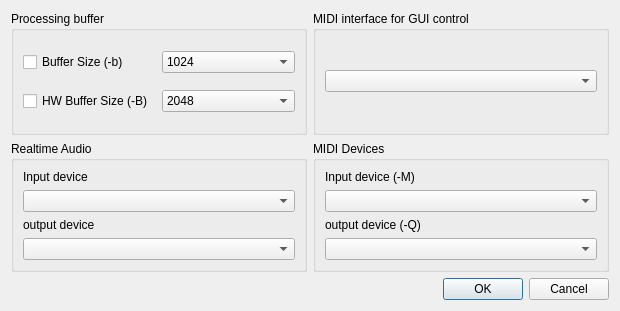
<?xml version="1.0" encoding="UTF-8"?>
<ui version="4.0">
 <class>SettingsDialog</class>
 <widget class="QDialog" name="SettingsDialog">
  <property name="geometry">
   <rect>
    <x>0</x>
    <y>0</y>
    <width>620</width>
    <height>311</height>
   </rect>
  </property>
  <property name="windowTitle">
   <string>Dialog</string>
  </property>
  <layout class="QGridLayout" name="gridLayout">
   <item row="3" column="0">
    <widget class="QGroupBox" name="groupBox_2">
     <property name="title">
      <string>Realtime Audio</string>
     </property>
     <layout class="QGridLayout" name="gridLayout_2">
      <item row="0" column="0">
       <widget class="QLabel" name="label_4">
        <property name="text">
         <string>Input device</string>
        </property>
       </widget>
      </item>
      <item row="1" column="0">
       <widget class="QComboBox" name="audioInComboBox"/>
      </item>
      <item row="2" column="0">
       <widget class="QLabel" name="label_5">
        <property name="text">
         <string>output device</string>
        </property>
       </widget>
      </item>
      <item row="3" column="0">
       <widget class="QComboBox" name="audioOutComboBox"/>
      </item>
     </layout>
    </widget>
   </item>
   <item row="4" column="0" colspan="2">
    <widget class="QDialogButtonBox" name="buttonBox">
     <property name="orientation">
      <enum>Qt::Horizontal</enum>
     </property>
     <property name="standardButtons">
      <set>QDialogButtonBox::Cancel|QDialogButtonBox::Ok</set>
     </property>
    </widget>
   </item>
   <item row="0" column="0">
    <widget class="QGroupBox" name="groupBox">
     <property name="title">
      <string>Processing buffer</string>
     </property>
     <layout class="QGridLayout" name="gridLayout_5">
      <item row="0" column="0">
       <widget class="QCheckBox" name="bufferCheckBox">
        <property name="text">
         <string>Buffer Size (-b)</string>
        </property>
       </widget>
      </item>
      <item row="1" column="0">
       <widget class="QCheckBox" name="hwBufferCheckBox">
        <property name="text">
         <string>HW Buffer Size (-B)</string>
        </property>
       </widget>
      </item>
      <item row="0" column="1">
       <widget class="QComboBox" name="bufferComboBox">
        <property name="currentIndex">
         <number>5</number>
        </property>
        <item>
         <property name="text">
          <string>32</string>
         </property>
        </item>
        <item>
         <property name="text">
          <string>64</string>
         </property>
        </item>
        <item>
         <property name="text">
          <string>128</string>
         </property>
        </item>
        <item>
         <property name="text">
          <string>256</string>
         </property>
        </item>
        <item>
         <property name="text">
          <string>512</string>
         </property>
        </item>
        <item>
         <property name="text">
          <string>1024</string>
         </property>
        </item>
        <item>
         <property name="text">
          <string>2048</string>
         </property>
        </item>
        <item>
         <property name="text">
          <string>4096</string>
         </property>
        </item>
        <item>
         <property name="text">
          <string>8192</string>
         </property>
        </item>
       </widget>
      </item>
      <item row="1" column="1">
       <widget class="QComboBox" name="hwBufferComboBox">
        <property name="currentIndex">
         <number>6</number>
        </property>
        <item>
         <property name="text">
          <string>32</string>
         </property>
        </item>
        <item>
         <property name="text">
          <string>64</string>
         </property>
        </item>
        <item>
         <property name="text">
          <string>128</string>
         </property>
        </item>
        <item>
         <property name="text">
          <string>256</string>
         </property>
        </item>
        <item>
         <property name="text">
          <string>512</string>
         </property>
        </item>
        <item>
         <property name="text">
          <string>1024</string>
         </property>
        </item>
        <item>
         <property name="text">
          <string>2048</string>
         </property>
        </item>
        <item>
         <property name="text">
          <string>4096</string>
         </property>
        </item>
        <item>
         <property name="text">
          <string>8192</string>
         </property>
        </item>
       </widget>
      </item>
     </layout>
    </widget>
   </item>
   <item row="3" column="1">
    <widget class="QGroupBox" name="groupBox_3">
     <property name="title">
      <string>MIDI Devices</string>
     </property>
     <layout class="QGridLayout" name="gridLayout_3">
      <item row="0" column="0">
       <widget class="QLabel" name="label_12">
        <property name="text">
         <string>Input device (-M)</string>
        </property>
       </widget>
      </item>
      <item row="1" column="0">
       <widget class="QComboBox" name="midiInComboBox"/>
      </item>
      <item row="2" column="0">
       <widget class="QLabel" name="label_8">
        <property name="text">
         <string>output device (-Q)</string>
        </property>
       </widget>
      </item>
      <item row="3" column="0">
       <widget class="QComboBox" name="midiOutComboBox"/>
      </item>
     </layout>
    </widget>
   </item>
   <item row="0" column="1">
    <widget class="QGroupBox" name="groupBox_12">
     <property name="title">
      <string>MIDI interface for GUI control</string>
     </property>
     <layout class="QGridLayout" name="gridLayout_4">
      <item row="0" column="0">
       <widget class="QComboBox" name="midiInterfaceComboBox"/>
      </item>
     </layout>
    </widget>
   </item>
  </layout>
 </widget>
 <resources/>
 <connections>
  <connection>
   <sender>buttonBox</sender>
   <signal>accepted()</signal>
   <receiver>SettingsDialog</receiver>
   <slot>accept()</slot>
   <hints>
    <hint type="sourcelabel">
     <x>248</x>
     <y>254</y>
    </hint>
    <hint type="destinationlabel">
     <x>157</x>
     <y>274</y>
    </hint>
   </hints>
  </connection>
  <connection>
   <sender>buttonBox</sender>
   <signal>rejected()</signal>
   <receiver>SettingsDialog</receiver>
   <slot>reject()</slot>
   <hints>
    <hint type="sourcelabel">
     <x>316</x>
     <y>260</y>
    </hint>
    <hint type="destinationlabel">
     <x>286</x>
     <y>274</y>
    </hint>
   </hints>
  </connection>
 </connections>
</ui>
